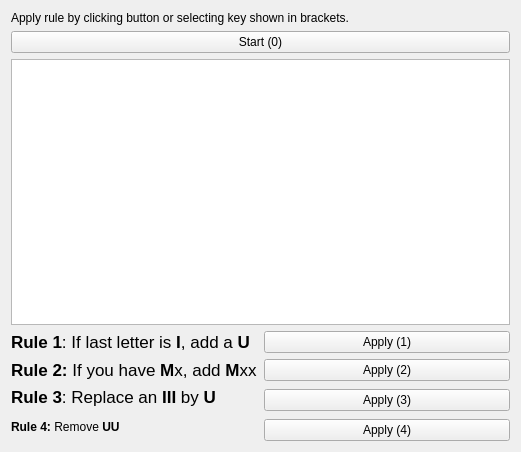
<?xml version="1.0" encoding="UTF-8"?>
<ui version="4.0">
 <class>MainWindow</class>
 <widget class="QMainWindow" name="MainWindow">
  <property name="geometry">
   <rect>
    <x>0</x>
    <y>0</y>
    <width>521</width>
    <height>452</height>
   </rect>
  </property>
  <property name="windowTitle">
   <string>MainWindow</string>
  </property>
  <widget class="QWidget" name="centralWidget">
   <layout class="QGridLayout" name="gridLayout">
    <item row="1" column="0" colspan="2">
     <widget class="QPushButton" name="start">
      <property name="text">
       <string>Start (0)</string>
      </property>
     </widget>
    </item>
    <item row="3" column="0">
     <widget class="QLabel" name="label">
      <property name="text">
       <string>&lt;!DOCTYPE HTML PUBLIC &quot;-//W3C//DTD HTML 4.0//EN&quot; &quot;http://www.w3.org/TR/REC-html40/strict.dtd&quot;&gt;
&lt;html&gt;&lt;head&gt;&lt;meta name=&quot;qrichtext&quot; content=&quot;1&quot; /&gt;&lt;style type=&quot;text/css&quot;&gt;
p, li { white-space: pre-wrap; }
&lt;/style&gt;&lt;/head&gt;&lt;body style=&quot; font-family:'Lucida Grande'; font-size:13pt; font-weight:400; font-style:normal;&quot;&gt;
&lt;p style=&quot; margin-top:0px; margin-bottom:0px; margin-left:0px; margin-right:0px; -qt-block-indent:0; text-indent:0px;&quot;&gt;&lt;span style=&quot; font-weight:600;&quot;&gt;Rule 1&lt;/span&gt;: If last letter is &lt;span style=&quot; font-weight:600;&quot;&gt;I&lt;/span&gt;, add a &lt;span style=&quot; font-weight:600;&quot;&gt;U&lt;/span&gt;&lt;/p&gt;&lt;/body&gt;&lt;/html&gt;</string>
      </property>
     </widget>
    </item>
    <item row="3" column="1">
     <widget class="QPushButton" name="applyOne">
      <property name="text">
       <string>Apply (1)</string>
      </property>
     </widget>
    </item>
    <item row="4" column="0">
     <widget class="QLabel" name="label_2">
      <property name="text">
       <string>&lt;!DOCTYPE HTML PUBLIC &quot;-//W3C//DTD HTML 4.0//EN&quot; &quot;http://www.w3.org/TR/REC-html40/strict.dtd&quot;&gt;
&lt;html&gt;&lt;head&gt;&lt;meta name=&quot;qrichtext&quot; content=&quot;1&quot; /&gt;&lt;style type=&quot;text/css&quot;&gt;
p, li { white-space: pre-wrap; }
&lt;/style&gt;&lt;/head&gt;&lt;body style=&quot; font-family:'Lucida Grande'; font-size:13pt; font-weight:400; font-style:normal;&quot;&gt;
&lt;p style=&quot; margin-top:0px; margin-bottom:0px; margin-left:0px; margin-right:0px; -qt-block-indent:0; text-indent:0px;&quot;&gt;&lt;span style=&quot; font-weight:600;&quot;&gt;Rule 2:&lt;/span&gt; If you have &lt;span style=&quot; font-weight:600;&quot;&gt;M&lt;/span&gt;x, add &lt;span style=&quot; font-weight:600;&quot;&gt;M&lt;/span&gt;xx&lt;/p&gt;&lt;/body&gt;&lt;/html&gt;</string>
      </property>
     </widget>
    </item>
    <item row="4" column="1">
     <widget class="QPushButton" name="applyTwo">
      <property name="text">
       <string>Apply (2)</string>
      </property>
     </widget>
    </item>
    <item row="5" column="0">
     <widget class="QLabel" name="label_3">
      <property name="text">
       <string>&lt;!DOCTYPE HTML PUBLIC &quot;-//W3C//DTD HTML 4.0//EN&quot; &quot;http://www.w3.org/TR/REC-html40/strict.dtd&quot;&gt;
&lt;html&gt;&lt;head&gt;&lt;meta name=&quot;qrichtext&quot; content=&quot;1&quot; /&gt;&lt;style type=&quot;text/css&quot;&gt;
p, li { white-space: pre-wrap; }
&lt;/style&gt;&lt;/head&gt;&lt;body style=&quot; font-family:'Lucida Grande'; font-size:13pt; font-weight:400; font-style:normal;&quot;&gt;
&lt;p style=&quot; margin-top:0px; margin-bottom:0px; margin-left:0px; margin-right:0px; -qt-block-indent:0; text-indent:0px;&quot;&gt;&lt;span style=&quot; font-weight:600;&quot;&gt;Rule 3&lt;/span&gt;: Replace an &lt;span style=&quot; font-weight:600;&quot;&gt;III&lt;/span&gt; by &lt;span style=&quot; font-weight:600;&quot;&gt;U&lt;/span&gt;&lt;/p&gt;&lt;/body&gt;&lt;/html&gt;</string>
      </property>
     </widget>
    </item>
    <item row="5" column="1" rowspan="2">
     <widget class="QPushButton" name="applyThree">
      <property name="text">
       <string>Apply (3)</string>
      </property>
     </widget>
    </item>
    <item row="6" column="0" rowspan="2">
     <widget class="QLabel" name="label_4">
      <property name="text">
       <string>&lt;b&gt;Rule 4:&lt;/b&gt; Remove &lt;b&gt;UU&lt;/b&gt;</string>
      </property>
     </widget>
    </item>
    <item row="7" column="1">
     <widget class="QPushButton" name="applyFour">
      <property name="text">
       <string>Apply (4)</string>
      </property>
     </widget>
    </item>
    <item row="2" column="0" colspan="2">
     <widget class="QListWidget" name="output"/>
    </item>
    <item row="0" column="0" colspan="2">
     <widget class="QLabel" name="label_5">
      <property name="text">
       <string>Apply rule by clicking button or selecting key shown in brackets.</string>
      </property>
     </widget>
    </item>
   </layout>
  </widget>
 </widget>
 <layoutdefault spacing="6" margin="11"/>
 <resources/>
 <connections/>
</ui>
